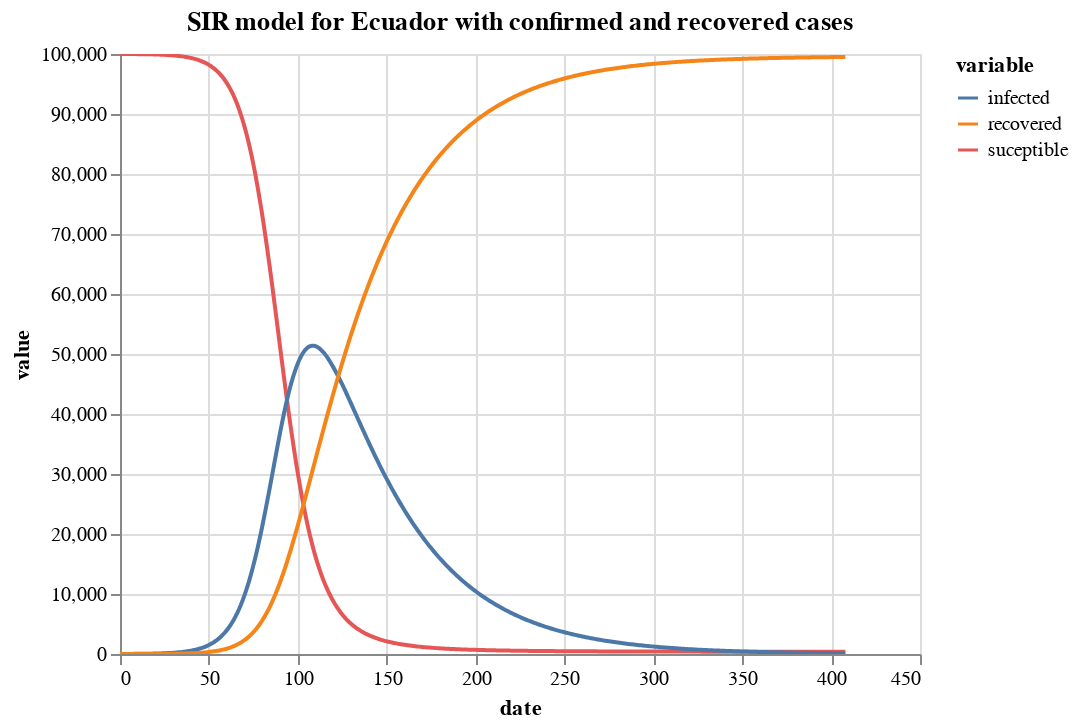

Notebook code cell kept with this figure:
### Code cell
alt.Chart(df_cr.melt('date')).mark_line().encode(
    x='date',
    y=alt.Y('value'),
    color='variable'
).properties(
    title='SIR model for Ecuador with confirmed and recovered cases'
).interactive()

### Figure 1 — Vega-Lite specification as saved in the notebook (floating-point values rounded to 4 significant figures; data arrays with more than 128 entries replaced by an {"elided": "..."} marker saying what was removed)
{"config": {"view": {"continuousWidth": 400, "continuousHeight": 300}}, "data": {"name": "data-bd460db99b51b9b8632d2f3e0dad06a1"}, "mark": "line", "encoding": {"color": {"type": "nominal", "field": "variable"}, "x": {"type": "quantitative", "field": "date"}, "y": {"type": "quantitative", "field": "value"}}, "selection": {"selector001": {"type": "interval", "bind": "scales", "encodings": ["x", "y"]}}, "title": "SIR model for Ecuador with confirmed and recovered cases", "$schema": "https://vega.github.io/schema/vega-lite/v4.8.1.json", "datasets": {"data-bd460db99b51b9b8632d2f3e0dad06a1": {"elided": "1227 records"}}}
